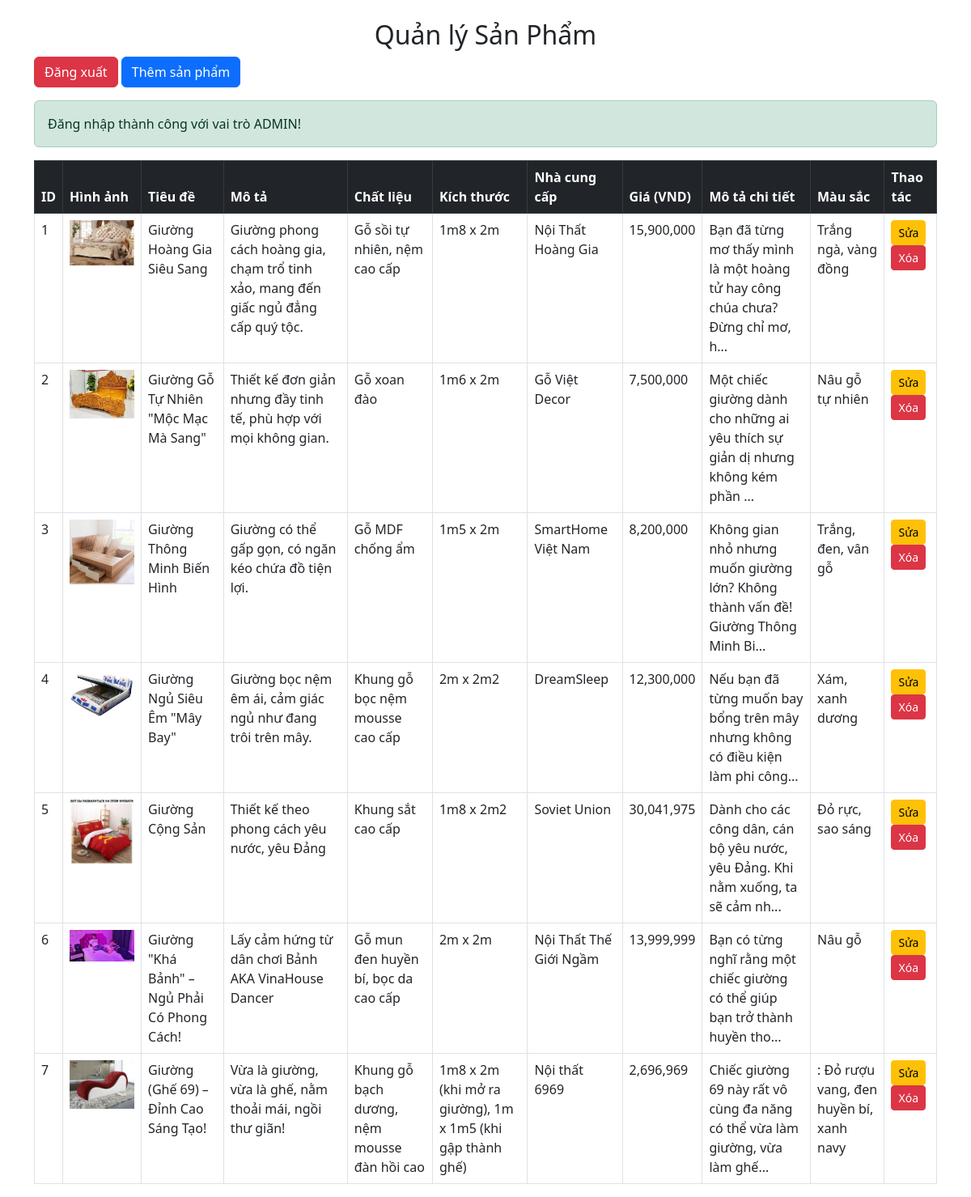
The page /demo/admin.php (signed in) on the database its author committed.
### tables this page shows
CREATE TABLE IF NOT EXISTS `products` (
  `id` int NOT NULL AUTO_INCREMENT,
  `image` varchar(255) NOT NULL,
  `title` varchar(100) NOT NULL,
  `description` text NOT NULL,
  `material` varchar(255) NOT NULL,
  `size` varchar(100) NOT NULL,
  `supplier` varchar(255) NOT NULL,
  `price` decimal(10,2) NOT NULL,
  `moredescription` varchar(10000) NOT NULL,
  `color` varchar(50) DEFAULT NULL,
  PRIMARY KEY (`id`)
);

### demo/admin.php (the view, shortened to what this page needs)
<?php
include 'config/database.php';
$result = $conn->query("SELECT * FROM products");
?>
<!DOCTYPE html>
<html lang="vi">
<head>
    <link href="https://cdn.jsdelivr.net/npm/bootstrap@5.3.0/dist/css/bootstrap.min.css" rel="stylesheet">
</head>
<body>
<div class="container mt-4">
    <h2 class="text-center">Quản lý Sản Phẩm</h2>
    <a href="logout.php" class="btn btn-danger mb-3">Đăng xuất</a>
    <a href="add_product.php" class="btn btn-primary mb-3">Thêm sản phẩm</a>
    <?php if (isset($_SESSION['success']) || isset($_SESSION['error'])): ?>
        <div class="alert alert-<?php echo isset($_SESSION['success']) ? 'success' : 'danger'; ?>">
            <?php
            echo isset($_SESSION['success']) ? $_SESSION['success'] : $_SESSION['error'];
            ?>
        </div>
    <?php endif; ?>
    <table class="table table-bordered table-hover">
        <thead class="table-dark">
            <tr>
                <th>ID</th>
                <th>Hình ảnh</th>
                <th>Tiêu đề</th>
                <th>Mô tả</th>
                <th>Chất liệu</th>
                <th>Kích thước</th>
                <th>Nhà cung cấp</th>
                <th>Giá (VND)</th>
                <th>Mô tả chi tiết</th>
                <th>Màu sắc</th>
                <th>Thao tác</th>
            </tr>
        </thead>
        <tbody>
            <?php while ($row = $result->fetch_assoc()) { ?>
                <tr>
                    <td><?= $row['id']; ?></td>
                    <td><img src="<?= $row['image']; ?>" width="80"></td>
                    <td><?= $row['title']; ?></td>
                    <td><?= $row['description']; ?></td>
                    <td><?= $row['material']; ?></td>
                    <td><?= $row['size']; ?></td>
                    <td><?= $row['supplier']; ?></td>
                    <td><?= number_format($row['price']); ?></td>
                    <td><?= substr($row['moredescription'], 0, 100) . '...'; ?></td>
                    <td><?= $row['color']; ?></td>
                    <td>
                        <a href="edit_product.php?id=<?= $row['id']; ?>" class="btn btn-warning btn-sm">Sửa</a>
                        <a href="admin.php?delete=<?= $row['id']; ?>" class="btn btn-danger btn-sm" onclick="return confirm('Bạn có chắc chắn muốn xóa?')">Xóa</a>
                    </td>
                </tr>
            <?php } ?>
        </tbody>
    </table>
</div>
</body>
</html>

### rows shown on the page
products: id "1", image (picture), title "Giường Hoàng Gia Siêu Sang", description "Giường phong cách hoàng gia, chạm trổ tinh xảo, mang đến giấc ngủ đẳng cấp quý tộc.", material "Gỗ sồi tự nhiên, nệm cao cấp", size "1m8 x 2m", supplier "Nội Thất Hoàng Gia", price "15,900,000", moredescription "Bạn đã từng mơ thấy mình là một hoàng tử hay công chúa chưa? Đừng chỉ mơ, h", color "Trắng ngà, vàng đồng"
products: id "2", image (picture), title "Giường Gỗ Tự Nhiên \"Mộc Mạc Mà Sang\"", description "Thiết kế đơn giản nhưng đầy tinh tế, phù hợp với mọi không gian.", material "Gỗ xoan đào", size "1m6 x 2m", supplier "Gỗ Việt Decor", price "7,500,000", moredescription "Một chiếc giường dành cho những ai yêu thích sự giản dị nhưng không kém phần", color "Nâu gỗ tự nhiên"
products: id "3", image (picture), title "Giường Thông Minh Biến Hình", description "Giường có thể gấp gọn, có ngăn kéo chứa đồ tiện lợi.", material "Gỗ MDF chống ẩm", size "1m5 x 2m", supplier "SmartHome Việt Nam", price "8,200,000", moredescription "Không gian nhỏ nhưng muốn giường lớn? Không thành vấn đề! Giường Thông Minh Bi", color "Trắng, đen, vân gỗ"
products: id "4", image (picture), title "Giường Ngủ Siêu Êm \"Mây Bay\"", description "Giường bọc nệm êm ái, cảm giác ngủ như đang trôi trên mây.", material "Khung gỗ bọc nệm mousse cao cấp", size "2m x 2m2", supplier "DreamSleep", price "12,300,000", moredescription "Nếu bạn đã từng muốn bay bổng trên mây nhưng không có điều kiện làm phi công", color "Xám, xanh dương"
products: id "5", image (picture), title "Giường Cộng Sản", description "Thiết kế theo phong cách yêu nước, yêu Đảng", material "Khung sắt cao cấp", size "1m8 x 2m2", supplier "Soviet Union", price "30,041,975", moredescription "Dành cho các công dân, cán bộ yêu nước, yêu Đảng. Khi nằm xuống, ta sẽ cảm nh", color "Đỏ rực, sao sáng"
products: id "6", image (picture), title "Giường \"Khá Bảnh\" – Ngủ Phải Có Phong Cách!", description "Lấy cảm hứng từ dân chơi Bảnh AKA VinaHouse Dancer", material "Gỗ mun đen huyền bí, bọc da cao cấp", size "2m x 2m", supplier "Nội Thất Thế Giới Ngầm", price "13,999,999", moredescription "Bạn có từng nghĩ rằng một chiếc giường có thể giúp bạn trở thành huyền tho", color "Nâu gỗ"
products: id "7", image (picture), title "Giường (Ghế 69) – Đỉnh Cao Sáng Tạo!", description "Vừa là giường, vừa là ghế, nằm thoải mái, ngồi thư giãn!", material "Khung gỗ bạch dương, nệm mousse đàn hồi cao", size "1m8 x 2m (khi mở ra giường), 1m x 1m5 (khi gập thành ghế)", supplier "Nội thất 6969", price "2,696,969", moredescription "Chiếc giường 69 này rất vô cùng đa năng có thể vừa làm giường, vừa làm ghế", color ": Đỏ rượu vang, đen huyền bí, xanh navy"

### other values the page prints
$_SESSION['success'] "Đăng nhập thành công với vai trò ADMIN!"
